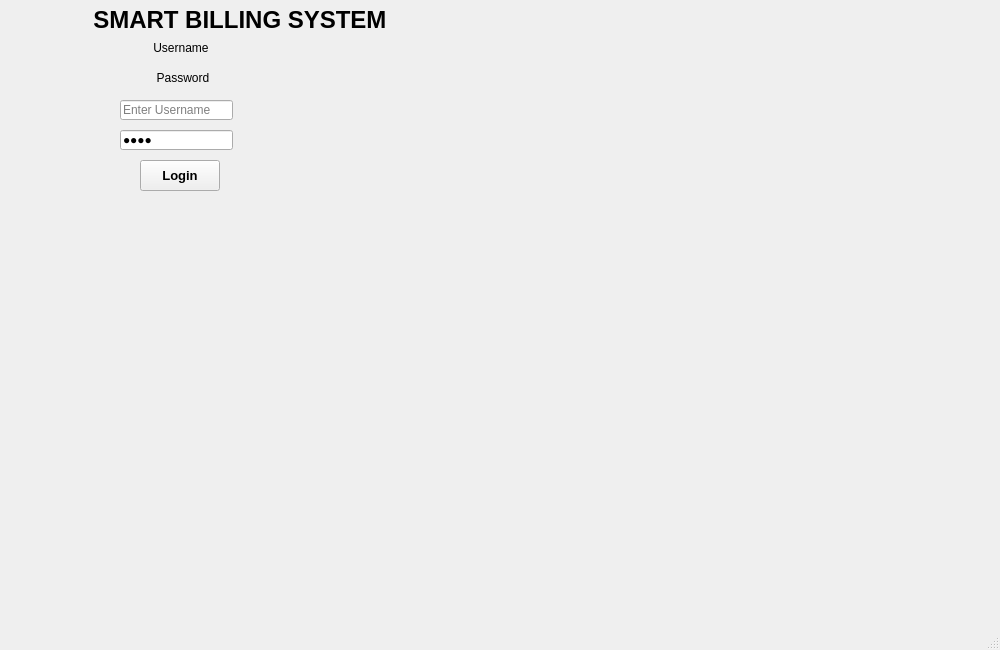
<?xml version="1.0" encoding="UTF-8"?>
<ui version="4.0">
 <class>MainWindow</class>
 <widget class="QMainWindow" name="MainWindow">
  <property name="geometry">
   <rect>
    <x>0</x>
    <y>0</y>
    <width>1000</width>
    <height>650</height>
   </rect>
  </property>
  <property name="minimumSize">
   <size>
    <width>1000</width>
    <height>650</height>
   </size>
  </property>
  <property name="windowTitle">
   <string>Smart Billing System </string>
  </property>
  <widget class="QWidget" name="centralwidget">
   <widget class="QLabel" name="label">
    <property name="geometry">
     <rect>
      <x>60</x>
      <y>10</y>
      <width>331</width>
      <height>20</height>
     </rect>
    </property>
    <property name="font">
     <font>
      <pointsize>18</pointsize>
      <bold>true</bold>
     </font>
    </property>
    <property name="text">
     <string>     SMART BILLING SYSTEM</string>
    </property>
   </widget>
   <widget class="QLabel" name="label_2">
    <property name="geometry">
     <rect>
      <x>150</x>
      <y>40</y>
      <width>81</width>
      <height>16</height>
     </rect>
    </property>
    <property name="text">
     <string> Username</string>
    </property>
   </widget>
   <widget class="QLabel" name="label_3">
    <property name="geometry">
     <rect>
      <x>150</x>
      <y>70</y>
      <width>81</width>
      <height>16</height>
     </rect>
    </property>
    <property name="text">
     <string>  Password</string>
    </property>
   </widget>
   <widget class="QLineEdit" name="txtUsername">
    <property name="geometry">
     <rect>
      <x>120</x>
      <y>100</y>
      <width>113</width>
      <height>20</height>
     </rect>
    </property>
    <property name="placeholderText">
     <string>Enter Username</string>
    </property>
   </widget>
   <widget class="QLineEdit" name="txtPassword">
    <property name="geometry">
     <rect>
      <x>120</x>
      <y>130</y>
      <width>113</width>
      <height>20</height>
     </rect>
    </property>
    <property name="text">
     <string>8907</string>
    </property>
    <property name="echoMode">
     <enum>QLineEdit::EchoMode::Password</enum>
    </property>
    <property name="placeholderText">
     <string>Enter Password</string>
    </property>
   </widget>
   <widget class="QPushButton" name="btnLogin">
    <property name="geometry">
     <rect>
      <x>140</x>
      <y>160</y>
      <width>80</width>
      <height>31</height>
     </rect>
    </property>
    <property name="font">
     <font>
      <pointsize>10</pointsize>
      <bold>true</bold>
     </font>
    </property>
    <property name="text">
     <string>Login</string>
    </property>
   </widget>
  </widget>
  <widget class="QMenuBar" name="menubar">
   <property name="geometry">
    <rect>
     <x>0</x>
     <y>0</y>
     <width>1000</width>
     <height>17</height>
    </rect>
   </property>
  </widget>
  <widget class="QStatusBar" name="statusbar"/>
 </widget>
 <resources/>
 <connections/>
</ui>
